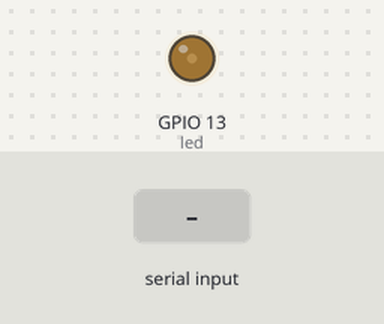
Recording of a program running on a simulated Raspberry Pi (BCM pin numbers). Parts: output pins drawn as LEDs (lit = HIGH). The inputs (shaded band) are chosen by the test bench. What the program prints to the terminal is not drawn. At 1.3 s the program stops and its outputs stay as they are.

Above: at 0.41 s.
At 1.25 s:
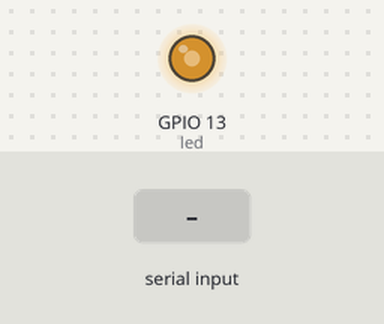
1.3 s: "1" typed at the terminal, then Enter
At 1.6 s:
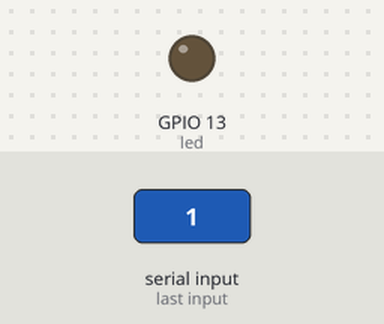
Timing chart, 0 to 2.8 s (numbered marks = the images above; inputs shaded):
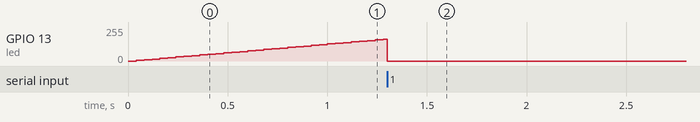

The program:

ex12_LED_pwm.py
```python
from gpiozero import PWMLED
from signal import pause

led = PWMLED(13)
led.pulse(fade_in_time=2, fade_out_time=1)

# pause()
# pause 대신 입력을 받아서 종료시키자. . !
input('종료할면 엔터를 누르세요 !')
```
